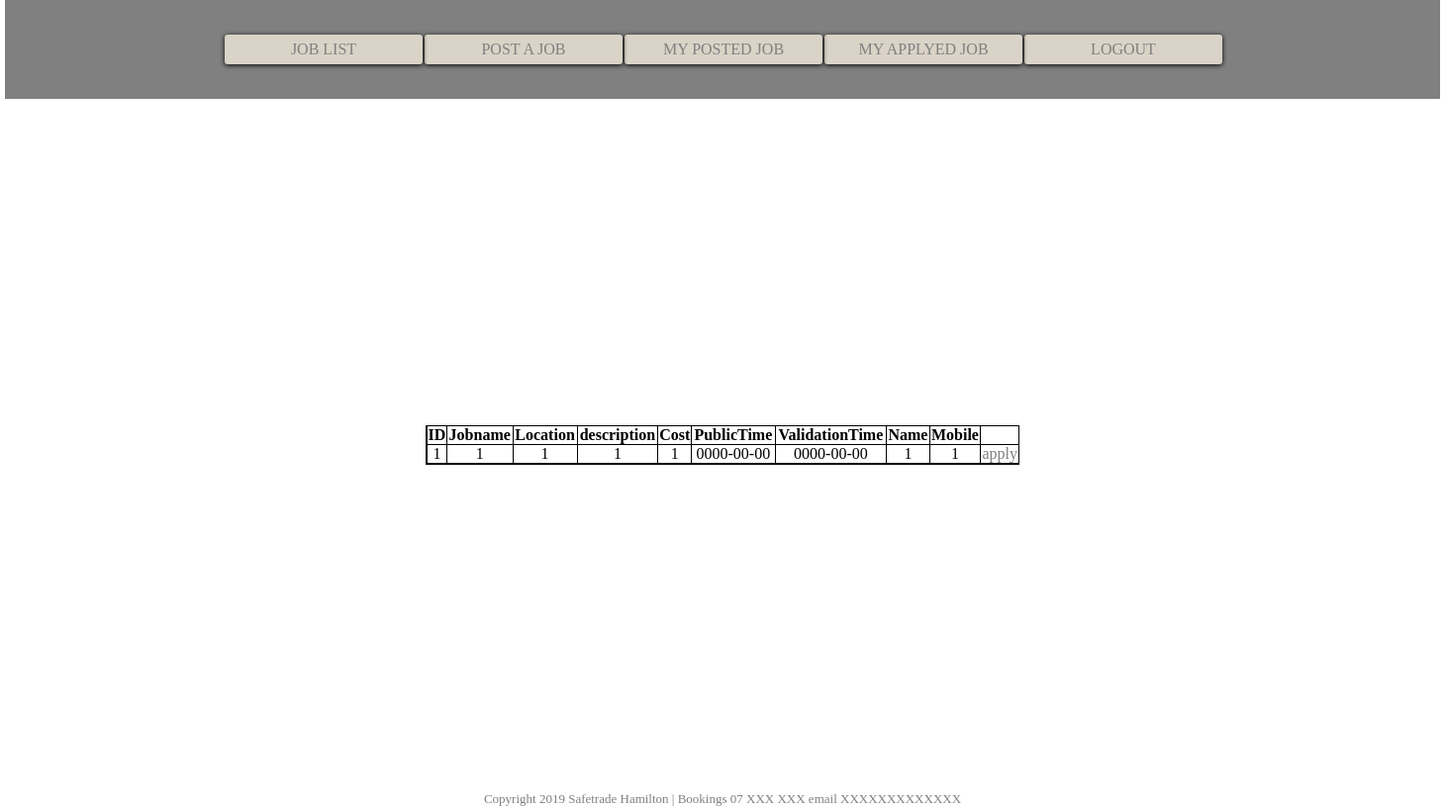
Screenshot of /jobDetail.php?id=1 (signed in) with the database file from the repository.
### tables this page shows
CREATE TABLE `customer` (
  `id` int(11) NOT NULL,
  `username` varchar(255) NOT NULL,
  `mobile` int(11) NOT NULL,
  `jobname` varchar(255) NOT NULL,
  `location` varchar(255) NOT NULL,
  `description` varchar(255) NOT NULL,
  `cost` varchar(15) NOT NULL,
  `dop` date NOT NULL,
  `dov` date NOT NULL
);

### class/Customer.php (called while the page is built, shortened)
<?php
class Customer{
  private $id = null;
  private $jobname = "";
  private $location = "";
  private $description = "";
  private $cost = "";
  private $dop = null;
  private $dov = null;
  private $username = "";
  private $mobile = "";
  public function __construct($id, $jobname,  $location,$description,$cost,$dop, $dov,$username,$mobile){
    $this->id = $id;
    $this->jobname = $jobname;
    $this->location = $location;
    $this->description = $description;
    $this->cost = $cost;
    $this->dop = $dop;
    $this->dov = $dov;
    $this->username = $username;
    $this->mobile = $mobile;
  }
  public static function find($mysqli,$id){
    $result = false;
    $sql = sprintf("select * from customer where id=%s", $id);
    $qresult = $mysqli->query($sql);
    if ($qresult){
      if ($qresult->num_rows == 1){
        $row = $qresult->fetch_assoc();
        $job = new Customer($row['id'], $row['jobname'], $row['location'], $row['description'],$row['cost'],$row['dop'],$row['dov'],$row['username'],$row['mobile']);
        $result = $job;
      }
    }
    return $result;
  }
  public function getUsername(){
    return $this->username;
  }
  public function getJobname(){
    return $this->jobname;
  }
  public function getLocation(){
    return $this->location;
  }
  public function getDop(){
    return  $this->dop;
  }
  public function getDov(){
    return $this->dov ;
  }
  public function getDescription(){
    return $this->description;
  }
  public function getMobile(){
    return $this->mobile;
  }
  public function getCost(){
    return $this->cost;
  }
  public function getId(){
    return $this->id;
  }
}
?>

### jobDetail.php (the view, shortened to what this page needs)
<?php
require_once("header1.php");
$id=isset($_GET["id"])?$_GET["id"]:"";
$job = Customer::find($mysqli, $id);
?>
<html>
<head>
    <link rel="stylesheet" href="css/hearder1.css" />
</head>
<body>
<div class="div_tb1">
         <table class="tb1" cellspacing=0px; cellpadding=0px;>
            <tr>
                <th>ID</th>
                <th>Jobname</th>
                <th>Location</th>
                <th>description</th>
                <th>Cost</th>
                <th>PublicTime</th>
                <th>ValidationTime</th>
                <th>Name</th>
                <th>Mobile</th>
                <th></th>
            </tr>
            <tr>
              <td><?php  echo $job->getID() ?></td>
              <td><?php   echo $job->getJobname() ?></td>
              <td><?php  echo $job->getLocation() ?></td>
              <td><?php   echo $job->getDescription() ?></td>
              <td><?php  echo $job->getCost() ?></td>
              <td><?php  echo $job->getDop() ?></td>
              <td><?php echo $job->getDov() ?></td>
              <td><?php  echo $job->getUsername() ?></td>
              <td><?php  echo $job->getMobile() ?></td>
              <td><a href="apply.php?id=<?php echo $id ?>">apply</a></td>
            </tr>
        </table>
     </div>
 <?php
include("footer.php");
?>
</body>
</html>

### css/hearder1.css (style rules this page uses)
* { margin:0; padding:0; }
.div_tb1 { display:flex; justify-content:center; align-items:center; height:700px; }
a { text-decoration: none; color:grey; }
.tb1 { border:1px solid; text-align: center; width:600px; }
.tb1 td { border-left:1px solid; border-bottom:1px solid; }
.tb1 th { border-left:1px solid; border-bottom:1px solid; }

### rows the page displays
customer: id "1", jobname "1", location "1", description "1", cost "1", dop "0000-00-00", dov "0000-00-00", username "1", mobile "1"
